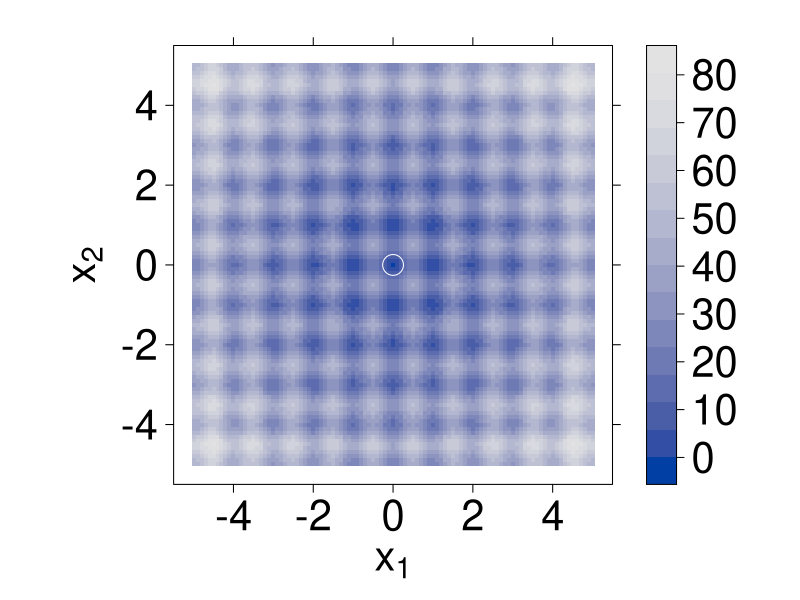
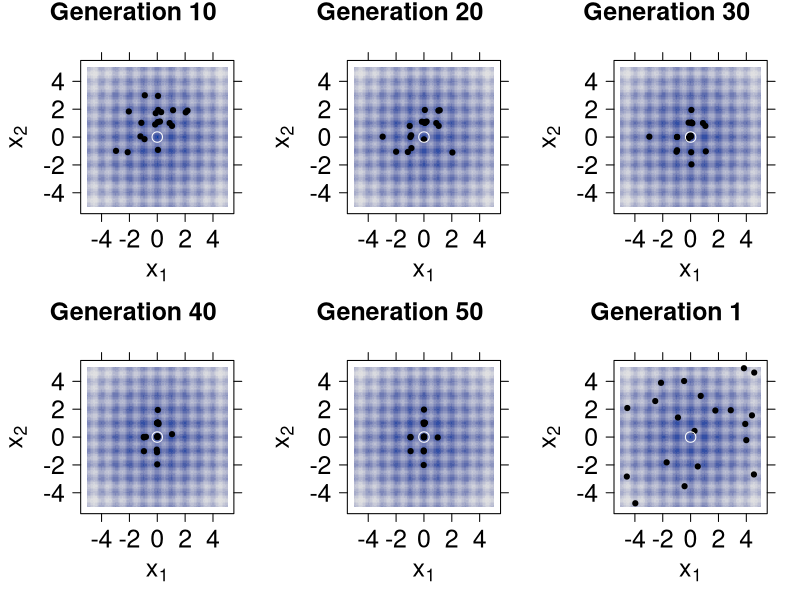

Here is the R script that generated these plots, in order:
### R code from vignette source 'DEoptim.Rnw'

###################################################
### code chunk number 1: opt
###################################################
options(prompt = "R> ")


###################################################
### code chunk number 2: rast
###################################################
rastrigin <- function(x) 
  10*length(x)+sum(x^2-10*cos(2*pi*x))


###################################################
### code chunk number 3: figure1-code
###################################################
library("colorspace")
library("grid")
library("lattice")
jpeg("Rastrigin1.jpg")
x <- y <- seq(-5,5,by=.1)
z <- matrix(nrow=length(x), ncol=length(y))
for(i in 1:length(x)) {
  for(j in 1:length(y)) 
    z[i,j] <- rastrigin(c(x[i],y[j]))
}
xx <- list(fontsize=list(text=15,points=10),
           par.xlab.text=list(cex=2),
           par.ylab.text=list(cex=2),
           axis.text=list(cex=2),
           par.main.text=list(cex=2),
           layout.widths=list(left.padding=.1, right.padding=.1,
             between=0),
           layout.heights=list(top.padding=.1, bottom.padding=.1,
             between=0)
           )
levelplot(z, row.values=x,column.values=y,
          col.regions=sequential_hcl(300), xlab=expression(x[1]), 
          ylab=expression(x[2]),
          par.settings=xx,
          panel=function(z,row.values,column.values,...){
            panel.levelplot(z,row.values,column.values,...);
            panel.points(0,0,pch=21,col="white",cex=2)})

dev.off()
set.seed(123) 


###################################################
### code chunk number 4: prelim
###################################################
library("DEoptim")


###################################################
### code chunk number 5: opt
###################################################
est.ras <- DEoptim(rastrigin,lower=c(-5,-5),upper=c(5,5),
                   control=list(storepopfrom=1, trace=FALSE))


###################################################
### code chunk number 6: figure2-code
###################################################
pushLayout <- function(nr, nc, name="layout") {
  pushViewport(viewport(layout=grid.layout(nr, nc,
                          just="left", widths=unit(rep(2, nc), "null")),
                        name=name))
  for (i in 1:nr) {
    for (j in 1:nc) {
      pushViewport(viewport(layout.pos.row=i, layout.pos.col=j))
      upViewport()
    }
  }
  upViewport()
}
names.vpPath <- names.viewport <- function(x) x$name

with.vpPath <- with.viewport <- function(data, expr, ...) {
  depth <- if (data$name == "ROOT") 0 else downViewport(names(data))
  result <- eval.parent(substitute(expr))
  upViewport(depth)
  invisible(result)
}

getChildren.viewport <- function(x) x$children  

## end functions for making the plots with lattice 
## specify number of cells to fill and number of rows

n <- 6
nr <- 2
nc <- ceiling(n/nr)
xy <- list(fontsize=list(text=12,points=10),
           par.xlab.text=list(cex=1.5),
           par.ylab.text=list(cex=1.5),
           axis.text=list(cex=1.5),
           par.main.text=list(cex=1.5),
           layout.widths=list(left.padding=.1, right.padding=.1,between=0),
           layout.heights=list(top.padding=.1, bottom.padding=.1,between=0))

jpeg("Rastrigin2.jpg")

grid.newpage()
downViewport(pushLayout(nr, nc))
vpt <- current.vpTree(all=FALSE)
plotat <- c(seq(10,50,by=10),1) 
## something strange with Sweave/grid interaction, gen.1 is getting 
## placed in wrong viewport; 'fixed' by permuting plotat above

for(k in 1:n) {
  i <- plotat[k]
  with(getChildren.viewport(vpt)[[k]],
       print(levelplot(z, row.values=x,column.values=y,
                       xlab=expression(x[1]), 
                       ylab=expression(x[2]), colorkey=FALSE,
                       par.settings=xy,between = list(x = .2),
                       col.regions=sequential_hcl(300),
                       main=paste("Generation",i), 
                       panel=function(z,row.values,column.values,...){
                         panel.levelplot(z,row.values,column.values,...);
                         panel.points(est.ras$member$storepop[[i]],
                                      pch=21,fill="black",col=1,cex=.5);
                         panel.points(0,0,pch=21,col="white",cex=1)}),
             newpage = FALSE))
}
dev.off() 


###################################################
### code chunk number 7: opt
###################################################
options(prompt = "R> ")


###################################################
### code chunk number 8: ban
###################################################
genrose.f <- function(x){
n <- length(x)
fval <- 1.0 + sum (100 * (x[1:(n-1)]^2 - x[2:n])^2 + (x[2:n] - 1)^2)
return(fval)
}


###################################################
### code chunk number 9: ban1
###################################################
n <- 10
ans <- DEoptim(fn=genrose.f, lower=rep(-5, n), upper=rep(5, n),
               control=list(NP=100, itermax=4000,trace=FALSE))


###################################################
### code chunk number 10: ban2
###################################################
ans1 <- optim(par=runif(10,-5,5), fn=genrose.f, method="BFGS",
              control=list(maxit=4000))
              
